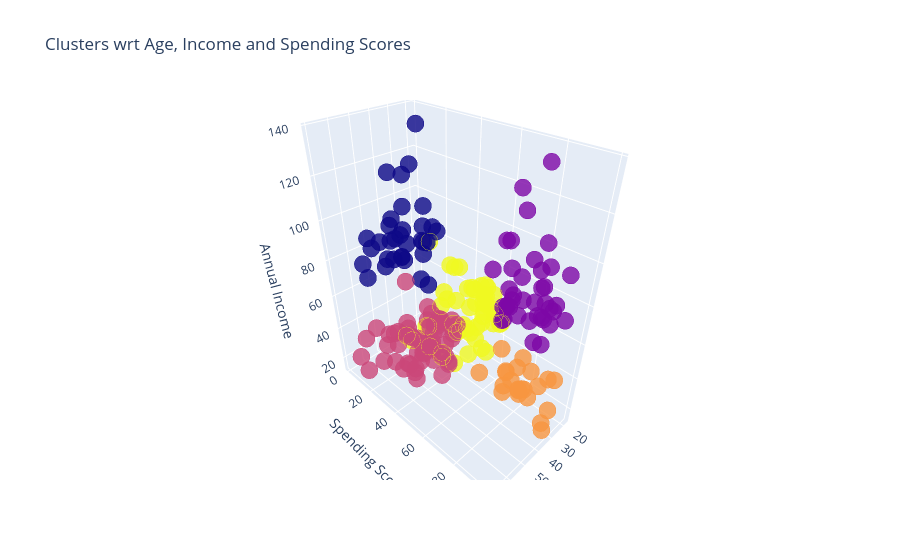

The notebook cell saved with this chart:
### Markdown cell above
**Plot graph 3D**

### Code cell
import plotly as py
import plotly.graph_objs as go

trace1 = go.Scatter3d(
    x= df['Age'],
    y= df['Spending Score (1-100)'],
    z= df['Annual Income (k$)'],
    mode='markers',
     marker=dict(
        color = df['cluster'],
        size= 10,
        line=dict(
            color= df['cluster'],
            width= 12
        ),
        opacity=0.8
     )
)
data = [trace1]
layout = go.Layout(
    title= 'Clusters wrt Age, Income and Spending Scores',
    scene = dict(
            xaxis = dict(title  = 'Age'),
            yaxis = dict(title  = 'Spending Score'),
            zaxis = dict(title  = 'Annual Income')
        )
)
fig = go.Figure(data=data, layout=layout)
py.offline.iplot(fig)

### Figure 1 — Plotly figure (JSON) as saved in the notebook; plotly's stock layout.template omitted (floating-point values rounded to 4 significant figures; data arrays with more than 128 entries replaced by an {"elided": "..."} marker saying what was removed)
{"data": [{"marker": {"color": {"elided": "200 int values"}, "line": {"color": {"elided": "200 int values"}, "width": 12}, "opacity": 0.8, "size": 10}, "mode": "markers", "type": "scatter3d", "x": {"elided": "200 int values"}, "y": {"elided": "200 int values"}, "z": {"elided": "200 int values"}}], "layout": {"scene": {"xaxis": {"title": {"text": "Age"}}, "yaxis": {"title": {"text": "Spending Score"}}, "zaxis": {"title": {"text": "Annual Income"}}}, "title": {"text": "Clusters wrt Age, Income and Spending Scores"}}}
